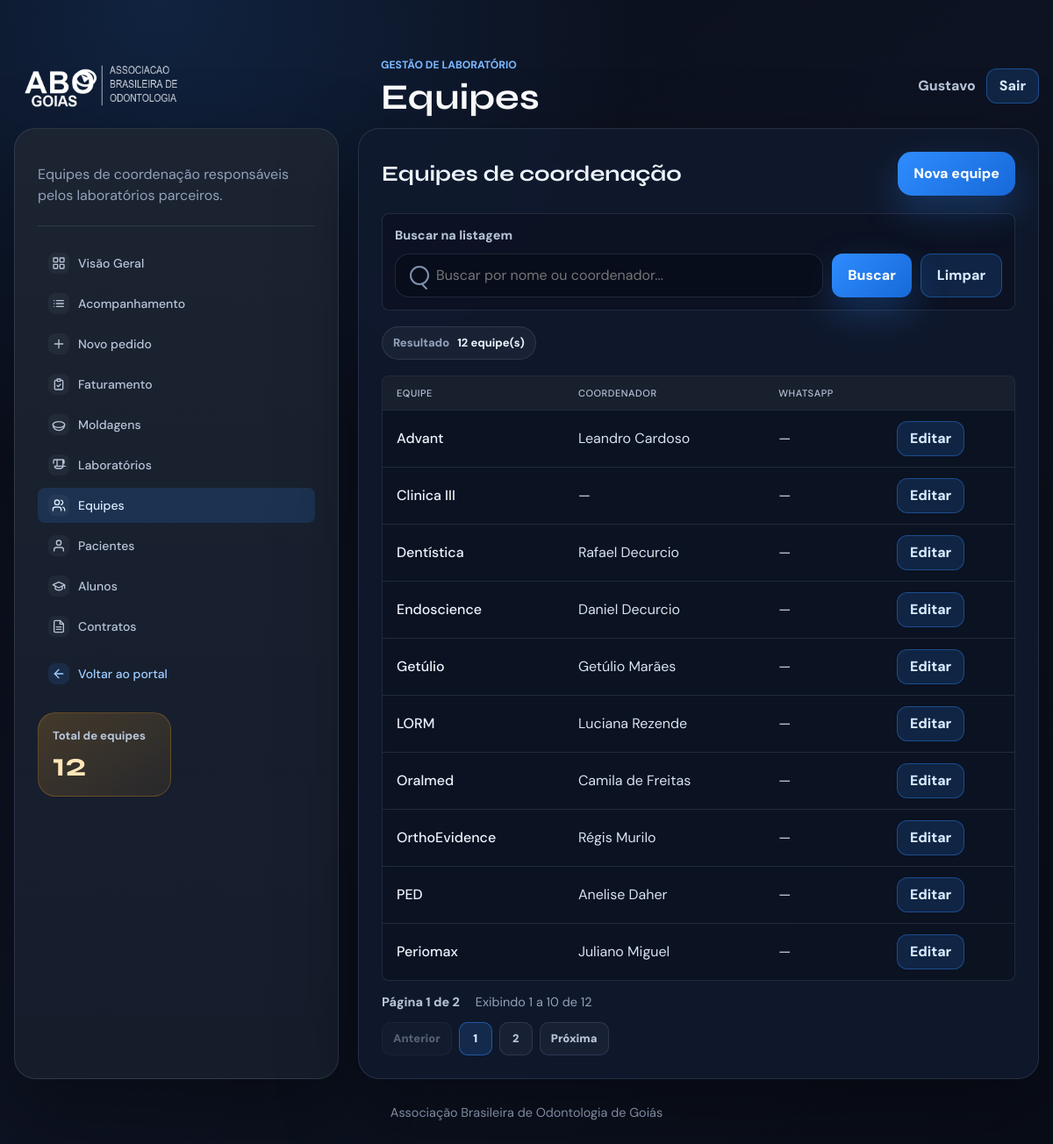
The app's page /laboratorio/equipes/ (signed in) with its own data.
### gestao_lab/models.py (models this page shows, shortened)
class Equipe(ModeloBase):
    nome = models.CharField(max_length=120)
    coordenador = models.CharField(max_length=150)
    whatsapp = models.CharField(max_length=20, blank=True)
    class Meta:
        ordering = ["nome"]
        verbose_name = "equipe"
        verbose_name_plural = "equipes"

### gestao_lab/views.py (the view)
# urls.py: path("equipes/", views.equipes, name="lab_equipes"),
@login_required
def equipes(request: HttpRequest) -> HttpResponse:
    busca = request.GET.get("q", "").strip()
    qs = Equipe.objects.filter(ativo=True).order_by("nome")
    if busca:
        qs = qs.filter(Q(nome__icontains=busca) | Q(coordenador__icontains=busca))
    page_obj, query_string = _paginar(request, qs)
    return render(
        request,
        "gestao_lab/equipes.html",
        {
            "equipes": page_obj,
            "page_obj": page_obj,
            "query_string": query_string,
            "busca": busca,
            "total": Equipe.objects.filter(ativo=True).count(),
        },
    )

### gestao_cme/context_processors.py (called while the page is built)
def usuario_logado(request: HttpRequest) -> dict:
    return {"usuario_logado": request.user if request.user.is_authenticated else None}

### gestao_lab/views.py (called while the page is built)
def _paginar(request: HttpRequest, queryset: QuerySet) -> tuple[Page, str]:
    params = request.GET.copy()
    params.pop("page", None)
    paginator = Paginator(queryset, REGISTROS_POR_PAGINA)
    return paginator.get_page(request.GET.get("page")), params.urlencode()

### gestao_lab/templates/gestao_lab/equipes.html (shortened to what this page needs)
{% extends "gestao_lab/base.html" %}
{% load lab_tags %}
{% block header_eyebrow %}Gestão de laboratório{% endblock %}
{% block header_title %}Equipes{% endblock %}
{% block content %}
<main class="page-shell">
    <div class="layout-grid">
        <aside class="panel config-panel">
            <p class="panel-copy">Equipes de coordenação responsáveis pelos laboratórios parceiros.</p>
            {% include "gestao_lab/partials/menu_lab.html" with active_page="equipes" %}
            <div class="metric-grid">
                <div class="metric-card">
                    <span class="metric-label">Total de equipes</span>
                    <strong>{{ total }}</strong>
                </div>
            </div>
        </aside>
        <section class="panel results-panel">
            <div class="results-topbar">
                <div>
                    <h2>Equipes de coordenação</h2>
                </div>
                <div class="topbar-actions">
                    <a class="button primary" href="{% url 'lab_criar_equipe' %}">Nova equipe</a>
                </div>
            </div>
            <form class="results-search" method="get">
                <label class="search-label" for="results-q-equipes">Buscar na listagem</label>
                <div class="results-search-row">
                    <div class="search-control">
                        <input id="results-q-equipes" type="search" name="q" value="{{ busca }}" placeholder="Buscar por nome ou coordenador...">
                    </div>
                    <button class="button primary" type="submit">Buscar</button>
                    <a class="button secondary" href="{% url 'lab_equipes' %}">Limpar</a>
                </div>
            </form>
            <div class="selection-summary">
                <div class="info-chip">
                    <span>Resultado</span>
                    <strong>{{ page_obj.paginator.count }} equipe(s)</strong>
                </div>
            </div>
            <div class="table-wrap data-table-wrap">
                <table class="data-table">
                    <thead>
                        <tr>
                            <th>Equipe</th>
                            <th>Coordenador</th>
                            <th>WhatsApp</th>
                            <th></th>
                        </tr>
                    </thead>
                    <tbody>
                        {% for equipe in equipes %}
                            <tr>
                                <td><strong>{{ equipe.nome }}</strong></td>
                                <td>{{ equipe.coordenador|default:"—" }}</td>
                                <td>
                                    {% if equipe.whatsapp %}
                                        <a href="{{ equipe.whatsapp|whatsapp_url }}" target="_blank" rel="noopener">{{ equipe.whatsapp }}</a>
                                    {% else %}—{% endif %}
                                </td>
                                <td class="actions-cell">
                                    <a class="button compact-button secondary" href="{% url 'lab_editar_equipe' equipe.pk %}">Editar</a>
                                </td>
                            </tr>
                        {% endfor %}
                    </tbody>
                </table>
            </div>
            {% include "gestao_cme/partials/paginacao.html" %}
        </section>
    </div>
</main>
{% endblock %}

### gestao_cme/templates/gestao_cme/base.html (shortened to what this page needs)
﻿{% load static %}
<!doctype html>
<html lang="pt-BR">
<head>
    <link rel="stylesheet" href="{% static 'gestao_cme/css/home.css' %}">
</head>
<body class="{% block body_class %}{% endblock %}">
    <header class="app-header {% block header_class %}{% endblock %}">
        <div class="header-inner">
            <div class="brand">
                <img class="brand-logo" src="{% static 'gestao_cme/img/logo.png' %}" alt="ABO Goiás">
                {% block header_brand_text %}
                    <div>
                        <p class="eyebrow">{% block header_eyebrow %}ABO Goiás{% endblock %}</p>
                        <h1>{% block header_title %}Sistemas internos{% endblock %}</h1>
                    </div>
                {% endblock %}
            </div>
            {% if usuario_logado %}
                <div class="user-menu">
                    <span>{{ usuario_logado.get_full_name|default:usuario_logado.username }}</span>
                    <form method="post" action="{% url 'logout' %}">
                        <button class="button secondary compact-button" type="submit">Sair</button>
                    </form>
                </div>
            {% endif %}
        </div>
    </header>
    {% block content %}{% endblock %}
    {% block footer %}
        <footer class="footer">
            Associação Brasileira de Odontologia de Goiás
        </footer>
    {% endblock %}
</body>
</html>

### records on screen
Equipe: nome "Advant", coordenador "Leandro Cardoso"
Equipe: nome "Clinica III", coordenador "—"
Equipe: nome "Dentística", coordenador "Rafael Decurcio"
Equipe: nome "Endoscience", coordenador "Daniel Decurcio"
Equipe: nome "Getúlio", coordenador "Getúlio Marães"
Equipe: nome "LORM", coordenador "Luciana Rezende"
Equipe: nome "Oralmed", coordenador "Camila de Freitas"
Equipe: nome "OrthoEvidence", coordenador "Régis Murilo"
Equipe: nome "PED", coordenador "Anelise Daher"
Equipe: nome "Periomax", coordenador "Juliano Miguel"

### other values on screen
{{ usuario_logado.get_full_name|default:usuario_logado.username }} "Gustavo"
{{ total }} "12"
{{ page_obj.paginator.count }} "12"
{{ page_obj.number }} "1"
{{ page_obj.paginator.num_pages }} "2"
{{ page_obj.start_index }} "1"
{{ page_obj.end_index }} "10"
{{ numero }} "1"
{{ numero }} "2"
